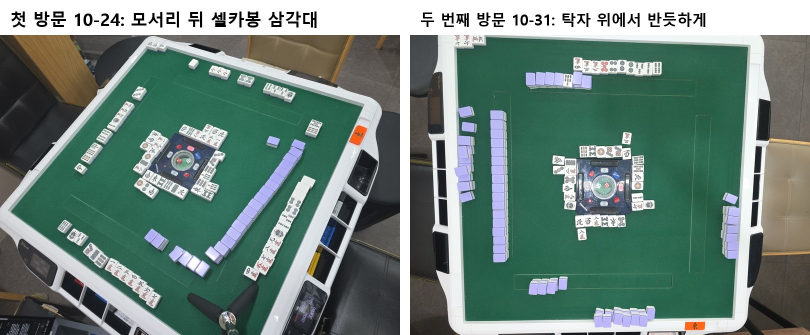
#> input picture docs/images/background/camera_compare.jpg, 1620 x 670 px (shown at 1/2 size)
$ python -i v1114_dr_draft.py   (imports and definitions only)   (older library calls are emulated)
#> lines starting #> are read from the running program, lines starting #| are printed output that depends on the picture; after the words box and inside, x2 and y2 are one past the last pixel; in counts of white or black regions, pixels touching at a corner belong together
### experiments/tile_classifier/det_backs.py
"""뒷면 패 라벨 초안을 만든다(2026-11-03, 노트북 CPU, API 없음). 색은 이 매장 패(연보라·분홍)만 맞으므로 라벨 초안에만 쓰고 앱·서버에는 넣지 않는다.

앞면 라벨은 data/det/boxes_final.json 에 fixes_faces 를 더한 값, 뒷면은 아래처럼 만든다.
상자 규칙: 패산은 쌓인 한 묶음에 한 상자, 세운 손패는 한 장에 한 상자. 보이는 전체(색 면·흰 몸통·옆면)를 빈틈없이 감싼다.
찾는 법: 탁자 위 "뒷면 색 + 흰색" 에서 앞면 상자·기기·살색을 뺀 덩어리 중 뒷면 색이 있는 것 → ㄱ자는 곧은 조각으로 → 줄마다 패 간격을 자기상관으로 재서 나눔 → 나눈 칸 안 패 픽셀로 상자를 조임.
독립 평가(backs/label_review.md)의 지적을 반영했다: 어두운 뒷면 포함, 펠트 밖 허용, 사진 전체 패 폭 대신 줄별 간격, 옆면 줄무늬 조각 제거, 빈 펠트 상자 제거.
  python -I experiments/tile_classifier/det_backs.py [이름 ...]
결과 data/det/backs/boxes.json(이름 → x,y,w,h 원본 좌표), masks/<이름>.png(R = 뒷면 색, G = 펠트, 재색칠용), check/<이름>.jpg(초록 앞면·빨강 뒷면·번호)
"""
from __future__ import annotations

import json
import sys
from pathlib import Path

import cv2
import numpy as np

HERE = Path(__file__).resolve().parent
DATA = HERE / "data"
OUT = DATA / "det" / "backs"
WORK = 2040  # 재는 사진 긴 변
# 독립 평가 M6: 패가 아닌 앞면 상자는 지우고, 빠진 앞면 패는 더한다. 원본 좌표 x,y,w,h
FACE_REMOVE = {"k15": [[2304, 1132, 56, 76]], "k26": [[2284, 1133, 56, 75], [0, 2978, 167, 22]], "k28": [[2189, 1155, 53, 74]], "20261031_124654": [[2946, 2902, 220, 94]],
               "20261031_170105": [[1382, 1973, 192, 187]]}  # 170105: 기울어 붙은 5삭·5통 2장을 상자 하나로 묶은 라벨(OBB 독립 검수 #55, 11-04) → 아래 FACE_ADD 2개로
FACE_ADD = {"20261031_125839": [[1713, 170, 82, 132], [1792, 170, 84, 132]], "20261031_174020": [[2565, 1275, 155, 145]],
            "20261031_170105": [[1382, 1966, 145, 141], [1434, 2024, 143, 141]]}


def fixed_faces(name: str, boxes: list) -> list:
    rm = [list(b) for b in FACE_REMOVE.get(name, [])]  # 더한 뒤 지운다 — 예전에 FACE_ADD 로 더한 상자도 전수 조사에서 지울 수 있게
    return [b for b in list(boxes) + FACE_ADD.get(name, []) if list(b) not in rm]


# 뒷면 라벨(표 1-54 검수 2차 backs/r2/boxes_r2fb.json) 고치기 — 7회차 전수 조사(11-04)
BACK_REMOVE: dict = {}
BACK_ADD: dict = {}
# 전수 조사 결과(det_audit_apply.py apply 가 쓰는 data/det/obb/audit/fixes.json)를 위 표에 더한다
_AUDIT = Path(__file__).resolve().parent / "data" / "det" / "obb" / "audit" / "fixes.json"
if _AUDIT.exists():
    for _k, _d in json.loads(_AUDIT.read_text(encoding="utf-8")).items():
        if _k in ("FACE_REMOVE", "FACE_ADD", "BACK_REMOVE", "BACK_ADD"):
            for _n, _bs in _d.items():
                globals()[_k].setdefault(_n, []).extend(_bs)


def fixed_backs(name: str, boxes: list) -> list:
    rm = [list(b) for b in BACK_REMOVE.get(name, [])]
    return [list(b) for b in list(boxes) + BACK_ADD.get(name, []) if list(b) not in rm]


def hsv_of(bgr: np.ndarray) -> tuple:
    hsv = cv2.cvtColor(bgr, cv2.COLOR_BGR2HSV_FULL).astype(np.int32)
    return hsv[..., 0], hsv[..., 1], hsv[..., 2]


# [9 lines left out: function back_mask, not called in this run]


def white_mask(bgr: np.ndarray) -> np.ndarray:
    _, s, v = hsv_of(bgr)
    return ((s < 45) & (v > 125)).astype(np.uint8) * 255


# [4 lines left out: function skin_mask, not called in this run]


def felt_mask(bgr: np.ndarray) -> np.ndarray:
    h, s, v = hsv_of(bgr)
    return ((h > 75) & (h < 130) & (s > 50) & (v > 25)).astype(np.uint8) * 255


# [169 lines left out: functions poly_mask, straight_parts, pitch_of, cuts_at, split_blob, one and 1 more, not called in this run]


# [2 lines that do not run on import are left out]

### experiments/tile_classifier/v1114_dr_draft.py
"""11-14 자료 → 검출기·역할 모델용 라벨 초안(2026-11-15, 검출·역할 세트 1단계 A). v1114_draft.py·v1114_split.py·v1114_crops.py 다음에.

대상 = manifest 의 고른 그림 189장(2992², split_final 그대로). 라벨은 2992 좌표로 한 번 달고, 세 화질은 manifest rules.scale 로 비율만 바꿔 쓴다.
격자(저장 grid)는 전혀 쓰지 않는다 — 2반장(13:07~14:27)은 저장 격자가 탁자와 어긋나 있다. 펠트·기기는 그림에서 직접 찾는다.

검출 상자(기존 규칙: det_backs.py·det_obb.py 머리말, data/det/obb/audit/BRIEF.md — 종류 0 앞면 / 1 뒷면, 상자 하나 = 패 하나, 회전 상자):
  앞면 = v1114 draft 상자(사진 전체 검출, 안깡 뒷면은 그때 뺌)에서 시작.
    분류기 세트 눈 확인(review + _overrides) 의 verdict 가 not_tile(또는 mixed 의 그 그림이 not_tile) 이면:
      같은 자리에 뒷면 검출 상자가 있으면 지움(drop, 뒷면은 그 상자로) / 상자 안 뒷면 색(det_backs.back_mask loose) ≥ BACK_FRAC 이면 뒷면으로(to_back) /
      그 밖은 지움(drop). 셋 다 2단계가 그림으로 확정한다(지운 상자도 확인 그림에 회색 점선으로 남김).
    unsure·가림으로 분류기 세트에서 뺀 상자(_overrides boxes drop 포함)는 앞면으로 남긴다.
  더한 앞면 = 그림을 네 조각(겹침 OV)으로 나눠 원래 크기로(전체 검출의 약 2.3배 해상도) 운영 검출기(tile-obb-r8)를 돌려 draft 의 어느 상자와도
    안 겹치는(IoU < 0.3, 중심이 안 들어감) 앞면 — 흰 비율 거르기(role_frames_draft 와 같음)를 지난 것만. src=quad, 표시 new.
  뒷면 = 전체 검출 + 네 조각 검출의 뒷면(cls 1)을 합침(role_frames_draft.detect 방식). 남긴 앞면과 상자 면적 40% 넘게 겹친 뒷면은 버린다(role_v2_apply.overlaps_face).
역할·주인 초안(판 중 프레임 = labels_{dev,test}.json 형식 / 화료 사진 = labels_v2_owner.json 형식, 앞면만, 뒷면은 역할 없음):
  규칙 = role_frames_draft.rule_roles 의 기하 규칙(기기 위치는 그림에서 직접 찾음). 화료 사진은 그 뒤 화료자 쪽 손패 = hand(주인 화료자),
    화료자 손패 앞 낱장 1장 = loose, 2·4장 묶음 = pair, 그래도 남은 펠트 안쪽 외톨이(1~2장 덩어리)를 모아 합 2·4장 = pair, 1장 = loose
    (사용자 규칙: 탁자 위 표시패는 2장 이상일 때만, 낱장 1장은 떼어 둔 화료패). 정답 대조의 손패 수 = closed − 1(론: 화료패는 쏜 사람 강) / closed(쯔모).
  모델 = 운영 역할 모델 tile-roles-v3r15d: 화료 사진은 화료자 기준 1회(서버 read_roles 와 같음), 프레임은 네 자리 기준 4회 + _pick_role
    (ondevice.overlay 와 같음). 주인 = 실험 모델 D(tile-roles-owner-d, 사진 기준 1회 역할 + 주인) — 운영 모델은 강 주인을 안 낸다. 토큰 격자 =
    그림에서 찾은 펠트 사각형으로 gridFromFelt(앱 felt_grid.dart)와 같은 계산(가운데 칸 0.2~0.8), 리치봉 상자 = 찾은 기기.
  갈림 = 규칙 역할 ≠ 모델 역할(role) 또는 둘 다 주인이 있는 역할인데 자리가 다름(seat). 정답 대조 = 화료 사진 label.json(자기 것, 없으면 같은 판 재촬영
    label_sibling)과 화료자 손패·울기·짝 수와 패 종류를 맞대어 어긋난 상자·그림에 표시만(덮어쓰지 않음).
그림 단위 표시 짐작: not_table(펠트 못 찾음·펠트 면적 < 25%) / blur(상자 안 선명도 중앙값 < 189장 중앙값 × BLUR_K, 또는 분류기 세트 메모에 흔들림)
  / occluded(펠트 안 살색 > OCC_FRAC, 또는 분류기 세트 image_notes 에 가림·팔) — 2단계가 확정. 표시가 있어도 목록에서 빼지 않는다.
기기 위치 = 그림에서 찾은 펠트 사각형의 편 좌표 가운데(앱 felt_grid 의 기기 크기 0.197×0.194), 리치봉 홈 네 막대가 보이면 그 가운데로 다듬음
  (기기 몸통은 어두운 청록이라 색으로는 펠트와 안 갈림). device.src = felt | felt+slots.

  python -X utf8 experiments/tile_classifier/v1114_dr_draft.py [판 id ...]     (전체 약 10분, CPU)
결과 data/v1114/dr/draft/<판>.json, data/v1114/dr/draft/_summary.json
"""
from __future__ import annotations

import json
import re
import sys
import time
from collections import Counter
from pathlib import Path

import cv2
import numpy as np
from PIL import Image

HERE = Path(__file__).resolve().parent
REC = Path(r"C:\Users\jjh7757\dev\mahjong-recognizer")
sys.path.insert(0, str(REC))
from app import local_read as lr  # noqa: E402
from app import obb, roles  # noqa: E402

sys.path.insert(0, str(HERE))
from det_backs import back_mask, felt_mask, skin_mask  # noqa: E402
from v1114_split import image_rel  # noqa: E402

V = HERE / "data" / "v1114"
OUT = V / "dr" / "draft"
CAP = HERE.parents[1] / "experiments" / "visit_20261114" / "captures"
D_MODEL = HERE / "server_bench" / "models" / "tile-roles-owner-d.onnx"
SIDES = ("bottom", "right", "top", "left")
OWNED = ("hand", "loose", "meld", "river")
OV = 60  # 조각 겹침(px, 2992)
BACK_FRAC = 0.15  # not_tile 앞면 상자 안 뒷면 색 비율이 이 이상이면 뒷면으로
BACK_ON_FACE = 0.4  # 뒷면 상자 면적 중 남긴 앞면과 겹친 비율이 이보다 크면 뒷면 버림
BLUR_K = 0.25  # 0.45 는 44장(2반장 프레임이 전반적으로 낮아 멀쩡한 그림까지 잡힘, r12 f0099 를 열어 봄)
OCC_FRAC = 0.06  # 0.03~0.04 는 탁자 끝 손 정도(그림 몇 장으로 봄)
SMALL = 748  # 펠트·기기 찾는 축소 크기
HAND_MIN = 0.8  # ondevice._pick_role


# ------------------------------------------------------------------ 기하 도우미
# [11 lines left out: functions iou, inter, not called in this run]


def cen(b):
    return (b[0] + b[2] / 2, b[1] + b[3] / 2)


def inside(p, b) -> bool:
    return b[0] <= p[0] <= b[0] + b[2] and b[1] <= p[1] <= b[1] + b[3]


def same_place(a, b) -> bool:
    return iou(a, b) >= 0.3 or inside(cen(a), b) or inside(cen(b), a)


def rect_list(rc) -> list:
    return [[round(float(rc[0][0]), 1), round(float(rc[0][1]), 1)], [round(float(rc[1][0]), 1), round(float(rc[1][1]), 1)], round(float(rc[2]), 2)]


def corners(rc) -> list:
    return [[round(float(x), 1), round(float(y), 1)] for x, y in cv2.boxPoints(((rc[0][0], rc[0][1]), (rc[1][0], rc[1][1]), rc[2]))]


def axis_rect(b) -> list:
    return [[b[0] + b[2] / 2, b[1] + b[3] / 2], [float(b[2]), float(b[3])], 0.0]


# ------------------------------------------------------------------ 펠트·기기(그림에서 직접)
def felt_quad(rgb: np.ndarray) -> dict:
    """초록 펠트 가장 큰 덩어리의 볼록 껍질 → 네 꼭짓점(왼위부터 시계 방향, 2992 좌표). 못 찾으면 ok False."""
    H, W = rgb.shape[:2]
    k = SMALL / max(H, W)
    sm = cv2.resize(rgb, None, fx=k, fy=k, interpolation=cv2.INTER_AREA)
    bgr = cv2.cvtColor(sm, cv2.COLOR_RGB2BGR)
    fm = felt_mask(bgr)
    fm = cv2.morphologyEx(fm, cv2.MORPH_CLOSE, np.ones((9, 9), np.uint8))
    n, lab, st, _ = cv2.connectedComponentsWithStats(fm)
    if n <= 1:
        return {"ok": False, "why": "펠트 색 없음", "area_frac": 0.0}
    c = 1 + int(np.argmax(st[1:, cv2.CC_STAT_AREA]))
    pts = np.column_stack(np.nonzero(lab == c))[:, ::-1].astype(np.float32)
    hull = cv2.convexHull(pts)
    area_frac = float(cv2.contourArea(hull)) / (sm.shape[0] * sm.shape[1])
    # 변마다 직선 맞추기(앱 felt_grid 처럼): 볼록 껍질의 최소 사각형 변 둘레 띠(변 길이 3%)에 든 펠트 윤곽 점만으로 fitLine →
    # 이웃 직선의 교점. 모서리 패·팔이 깎은 귀퉁이는 띠 밖이라 안 쓴다.
    cnts, _ = cv2.findContours((lab == c).astype(np.uint8), cv2.RETR_EXTERNAL, cv2.CHAIN_APPROX_NONE)
    cpts = max(cnts, key=cv2.contourArea).reshape(-1, 2).astype(np.float64)
    box = cv2.boxPoints(cv2.minAreaRect(hull)).astype(np.float64)
    s, d = box.sum(1), box[:, 0] - box[:, 1]
    box = np.array([box[np.argmin(s)], box[np.argmax(d)], box[np.argmax(s)], box[np.argmin(d)]])
    lines = []
    for i in range(4):
        p, q2 = box[i], box[(i + 1) % 4]
        L = float(np.linalg.norm(q2 - p))
        u = (q2 - p) / max(L, 1e-6)
        nrm = np.array([-u[1], u[0]])
        rel = cpts - p
        t, dist = rel @ u, np.abs(rel @ nrm)
        sel = cpts[(dist < 0.03 * L) & (t > 0.08 * L) & (t < 0.92 * L)]
        if len(sel) >= 10:
            vx, vy, x0_, y0_ = cv2.fitLine(sel.astype(np.float32), cv2.DIST_HUBER, 0, 0.01, 0.01).ravel()
            lines.append((np.array([x0_, y0_], float), np.array([vx, vy], float)))
        else:
            lines.append((p, u))
    quad = []
    for i in range(4):
        (p1, d1), (p2, d2) = lines[i - 1], lines[i]
        A = np.array([d1, -d2]).T
        try:
            t1, _ = np.linalg.solve(A, p2 - p1)
            quad.append(p1 + t1 * d1)
        except np.linalg.LinAlgError:
            quad.append(box[i])
    quad = np.array(quad) / k
    ok = area_frac >= 0.25
    return {"ok": ok, "why": "" if ok else f"펠트 면적 {area_frac:.2f}", "area_frac": round(area_frac, 3),
            "quad": [[round(float(x), 1), round(float(y), 1)] for x, y in quad], "hull_small": hull.reshape(-1, 2).tolist(), "k": k}


def plane_of(quad) -> np.ndarray:
    src = np.array([[0, 0], [1, 0], [1, 1], [0, 1]], np.float32)
    return cv2.getPerspectiveTransform(src, np.array(quad, np.float32))


def at(Hm, u, v):
    p = Hm @ np.array([u, v, 1.0])
    return p[0] / p[2], p[1] / p[2]


# [99 lines left out: functions find_device, grid_of, detect_all, white_ok, poly_frac, not called in this run]


# ------------------------------------------------------------------ 역할 규칙(role_frames_draft.rule_roles 와 같은 기하)
def to_side(side, dx, dy):
    return {"bottom": (dx, dy), "right": (-dy, dx), "top": (-dx, -dy), "left": (dy, -dx)}[side]


# [32 lines left out: functions river_side, groups, not called in this run]


def near_side(cx, cy, box):
    bx, by = box[0] + box[2] / 2 - cx, box[1] + box[3] / 2 - cy
    return max(SIDES, key=lambda s: to_side(s, bx, by)[1] - abs(to_side(s, bx, by)[0]))


# [68 lines left out: function rule_roles, not called in this run]


# ------------------------------------------------------------------ 모델
class Models:
    def __init__(self):
        self.prod = roles.RoleNet(roles.ROLE_MODEL, threads=4)
        self.d = roles.RoleNet(D_MODEL, threads=4)

    # [322 lines left out: functions run, label_of, label_check, classifier_info, main, not called in this run]


# [2 lines not run here, left out]

>>> import cv2
>>> picture = cv2.cvtColor(cv2.imread('../../docs/images/background/camera_compare.jpg'), cv2.COLOR_BGR2RGB)
>>> result = felt_quad(picture)
#> in felt_quad, `sm = cv2.resize(rgb, None, fx=k, fy=k, interpolation=cv2.INTER_AREA)`:
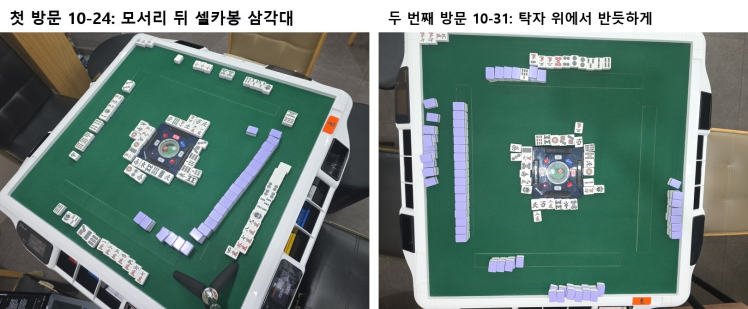
#> sm: shape (309, 748, 3); mean R, G, B 107.4, 129.7, 121.6
#> in hsv_of, `hsv = cv2.cvtColor(bgr, cv2.COLOR_BGR2HSV_FULL).astype(np.int32)`:
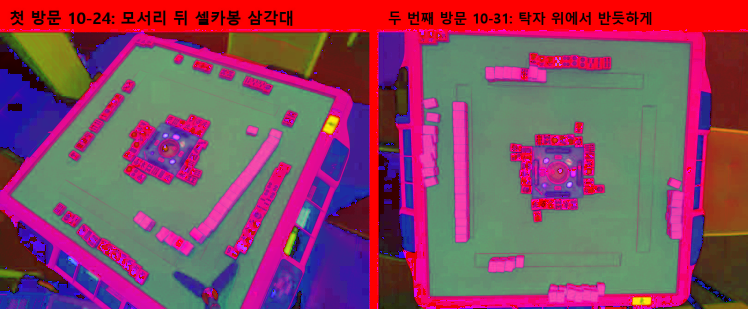
#> hsv: shape (309, 748, 3) int32; mean B, G, R 96, 73, 134
#> in felt_mask, `h, s, v = hsv_of(bgr)`:
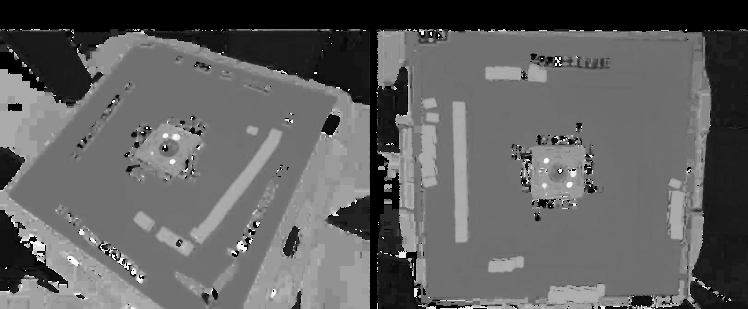
#> h: shape (309, 748) int32; min 0, max 255, mean 96
#> in felt_mask, `h, s, v = hsv_of(bgr)`:
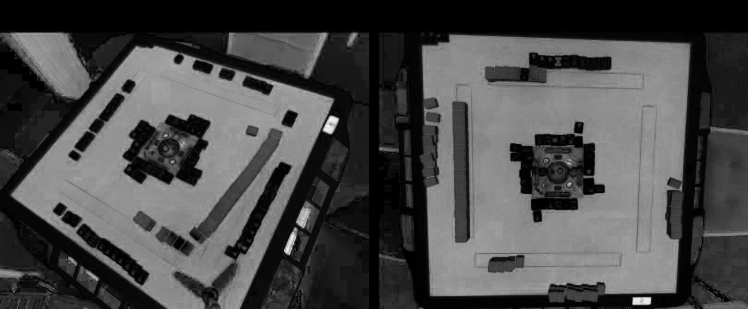
#> s: shape (309, 748) int32; min 0, max 245, mean 73
#> in felt_mask, `h, s, v = hsv_of(bgr)`:
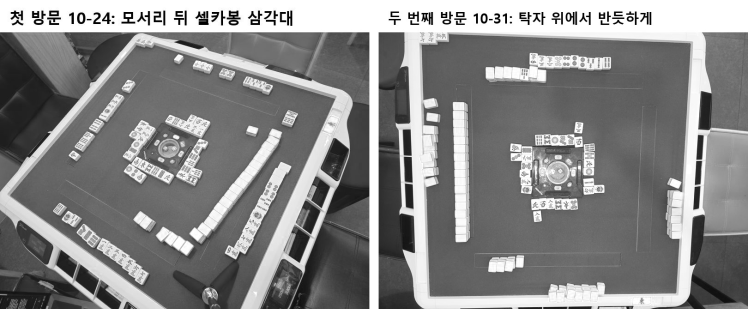
#> v: shape (309, 748) int32; min 0, max 255, mean 134
#> in felt_mask, `return ((h > 75) & (h < 130) & (s > 50) & (v > 25)).astype(np.uint8) *..`:
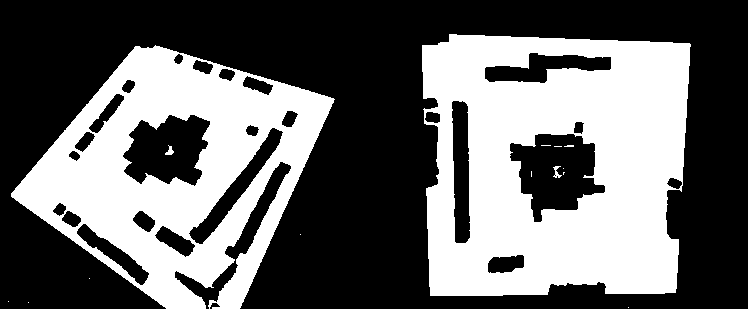
#> returned value: shape (309, 748); 40.6% white; 15 white regions (11 under 20 px), largest, box (x1, y1, x2, y2) and area: (422, 34, 691, 296) 53720, (11, 45, 335, 309) 39880, (553, 166, 562, 178) 50, (165, 145, 174, 155) 47
#> in felt_quad, `fm = cv2.morphologyEx(fm, cv2.MORPH_CLOSE, np.ones((9, 9), np.uint8))`: fm: shape (309, 748); 42.1% white; 11 white regions (6 under 20 px)
#> in felt_quad, `n, lab, st, _ = cv2.connectedComponentsWithStats(fm)`:
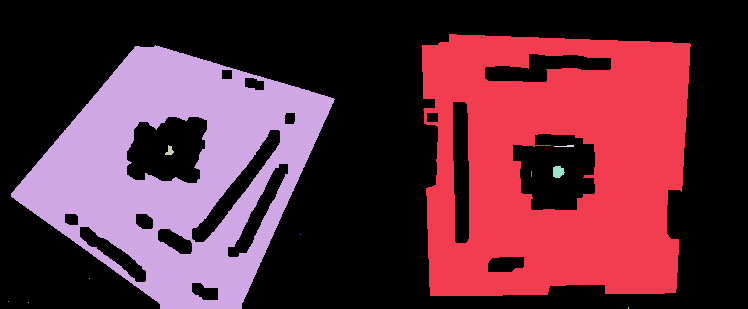
#> lab: shape (309, 748) int32; 12 distinct labels, from 0 to 11; one colour per label, 0 black
#> in felt_quad, `n, lab, st, _ = cv2.connectedComponentsWithStats(fm)`: n = 12; st = [[0, 0, 748, 309, 133861], [422, 34, 269, 262, 54534], [11, 45, 324, 264, 42533], [165, 145, 9, 10, 51], [554, 145, 20, 2, 27], [553, 166, 12, 12, 114], [531, 171, 1, 6, 6], [300, 234, 1, 1, 1], [89, 278, 1, 1, 1], [8, 301, 1, 1, 1], [28, 302, 1, 1, 1], [628, 307, 1, 2, 2]]
#> in felt_quad, `c = 1 + int(np.argmax(st[1:, cv2.CC_STAT_AREA]))`: c = 1
#> in felt_quad, `pts = np.column_stack(np.nonzero(lab == c))[:, ::-1].astype(np.float32)`: pts = 54534 pairs, first value 422 to 690, second value 34 to 295
#> in felt_quad, `hull = cv2.convexHull(pts)`: hull = 21 rows, first 8: [690, 46], [689, 65], [688, 83], [677, 272], [676, 288], [675, 292], [664, 293], [502, 295]
#> in felt_quad, `area_frac = float(cv2.contourArea(hull)) / (sm.shape[0] * sm.shape[1])`: area_frac = 0.286
#> in felt_quad, `cnts, _ = cv2.findContours((lab == c).astype(np.uint8), cv2.RETR_EXTER..`: cnts = 1 contour; box (x1, y1, x2, y2) and area: (422, 34, 691, 296) 63419
#> in felt_quad, `cpts = max(cnts, key=cv2.contourArea).reshape(-1, 2).astype(np.float64)`: cpts = 1092 pairs, first value 422 to 690, second value 34 to 295
#> in felt_quad, `box = cv2.boxPoints(cv2.minAreaRect(hull)).astype(np.float64)`: box = [[690, 295], [422, 295], [422, 34], [690, 34]]
#> in felt_quad, `s, d = box.sum(1), box[:, 0] - box[:, 1]`: s = [985, 717, 456, 724]; d = [395, 127, 388, 656]
#> in felt_quad, `box = np.array([box[np.argmin(s)], box[np.argmax(d)], box[np.argmax(s)..`: box = [[422, 34], [690, 34], [690, 295], [422, 295]]
#> the loop in felt_quad, `for i in range(4):` made 4 passes
#> (p, q2, L, u, nrm, vx, vy, x0_) on passes 1 to 4: ([422, 34], [690, 34], 268, [1, 0], [0, 1], 0.999, 0.0364, 547), ([690, 34], [690, 295], 261, [0, 1], [-1, 0], 0.0598, -0.998, 685.8), ([690, 295], [422, 295], 268, [-1, 0], [0, -1], 1, -0.0113, 550.2), ([422, 295], [422, 34], 261, [0, -1], [1, 0], 0.0318, 0.999, 425.1)
#> after the loop in felt_quad, `for i in range(4):`: lines = [([547, 37.9], [0.999, 0.0364]), ([685.8, 110.5], [0.0598, -0.998]), ([550.2, 293.9], [1, -0.0113]), ([425.1, 152.3], [0.0318, 0.999])]
#> the loop in felt_quad, `for i in range(4):` made 4 passes
#> (p1, d1, p2, d2, A, t1) on passes 1 to 4: ([425.1, 152.3], [0.0318, 0.999], [547, 37.9], [0.999, 0.0364], [[0.0318, -0.999], [0.999, -0.0364]], -119), ([547, 37.9], [0.999, 0.0364], [685.8, 110.5], [0.0598, -0.998], [[0.999, -0.0598], [0.0364, 0.998]], 143), ([685.8, 110.5], [0.0598, -0.998], [550.2, 293.9], [1, -0.0113], [[0.0598, -1], [-0.998, 0.0113]], -182.3), ([550.2, 293.9], [1, -0.0113], [425.1, 152.3], [0.0318, 0.999], [[1, -0.0318], [-0.0113, -0.999]], -120.6)
#> after the loop in felt_quad, `for i in range(4):`: quad = [[421.3, 33.32], [689.9, 43.1], [674.9, 292.5], [429.6, 295.3]]
#> in felt_quad, `quad = np.array(quad) / k`: quad = [[912.5, 72.17], [1494.1, 93.35], [1461.8, 633.5], [930.5, 639.5]]
#> in felt_quad, `ok = area_frac >= 0.25`: ok = True
#> result = 6 items
